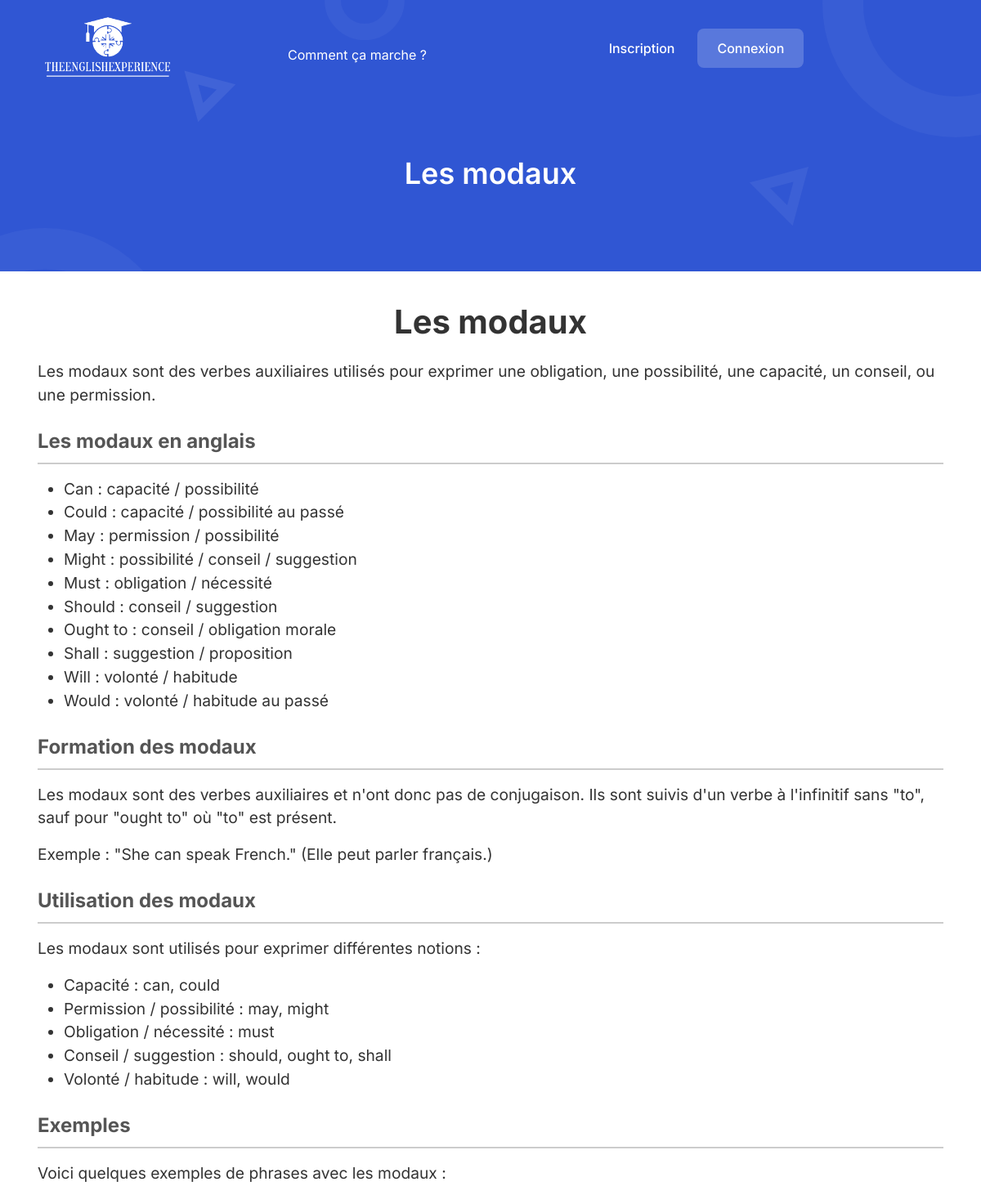
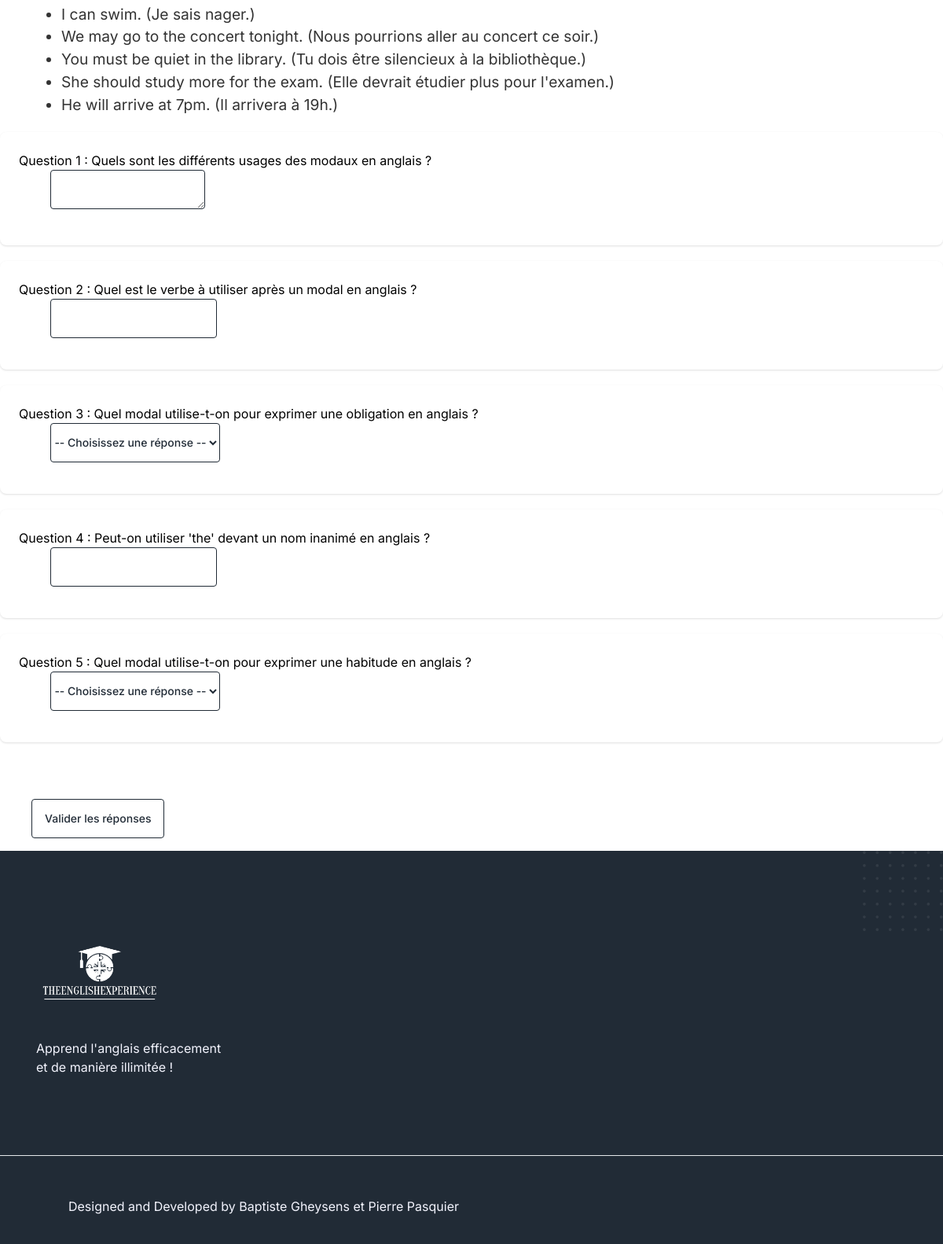
The app's page /leçon/3 with its own data (2 pictures, top to bottom).
### tables this page shows
CREATE TABLE lecon (id_lecon INTEGER PRIMARY KEY AUTOINCREMENT, titre TEXT, description TEXT, lecon TEXT, question TEXT, nb_question INTEGER);

### app.py (the view, shortened to what this page needs)
@app.route('/leçon/<id_lecon>',methods=['GET','POST'])
def lecon(id_lecon):
    conn = sqlite3.connect('database.db')
    cursor = conn.cursor()
    cursor.execute("""SELECT titre, lecon FROM lecon WHERE id_lecon == ?""", (id_lecon,))
    liste = cursor.fetchall()
    cursor.close()
    conn = sqlite3.connect('database.db')
    cursor = conn.cursor()
    cursor.execute("""SELECT question FROM lecon WHERE id_lecon == ?""", (id_lecon,))
    question = cursor.fetchall()
    cursor.close()
    conn = sqlite3.connect('database.db')
    cursor = conn.cursor()
    cursor.execute("""SELECT nb_question FROM lecon WHERE id_lecon == ?""", (id_lecon,))
    nbquestion = cursor.fetchall()[0][0]
    cursor.close()
    return render_template('leçon.html', lecon=liste, question=question, n=len(question),question_reponse=question[0][0])

### templates/leçon.html (shortened to what this page needs)
{% extends 'index.html' %}
{%  block body %}
    <div
      class="
        relative
        z-10
        pt-[120px]
        md:pt-[130px]
        lg:pt-[160px]
        pb-[100px]
        bg-primary
        overflow-hidden
      "
    >
      <div class="container">
        <div class="flex flex-wrap items-center -mx-4">
          <div class="w-full px-4">
            <div class="text-center">
              <h1 class="font-semibold text-white text-4xl">{{ lecon[0][0] | safe }}</h1>
            </div>
          </div>
        </div>
      </div>
      <div>
        <span class="absolute top-0 left-0 z-[-1]">
        </span>
        <span class="absolute top-0 right-0 z-[-1]">
        </span>
      </div>
    </div>
    <div>{{ lecon[0][1] | safe}}</div>
	<form method="POST">
    <div>{{ question_reponse | safe  }}</div>
    <br><br><br>
	<input type="submit"
       name="Valider les réponses"
       class="
         w-max
         text-center
         h-[50px]
         text-sm
         font-medium
         bg-white bg-opacity-20
         placeholder-white
         text-black
         rounded
         mb-4
         mx-10
         outline-yes
         border border-black
         focus-visible:shadow-none
         focus:border-white
         px-4
       "
       value="Valider les réponses">
</form>
{% endblock %}

### records on screen
lecon: titre "Les modaux", lecon "Les modaux Les modaux sont des verbes auxiliaires utilisés pour exprimer une obligation, une possibilité, une capacité, un conseil, ou une permission. Les modaux en anglais Can : capacité / possibilité Could : capacité / possibilité au passé May : permission / possibilité Might : possibilité / conseil / suggestion Must : obligation / nécessité Should : conseil / suggestion Ought to : conseil / obligation morale Shall : suggestion / proposition Will : volonté / habitude Would : volonté / habitude au passé Formation des modaux Les modaux sont des verbes auxiliaires et n'ont donc pas de conjugaison. Ils sont suivis d'un verbe à l'infinitif sans \"to\", sauf pour \"ought to\" où \"to\" est présent.…"
